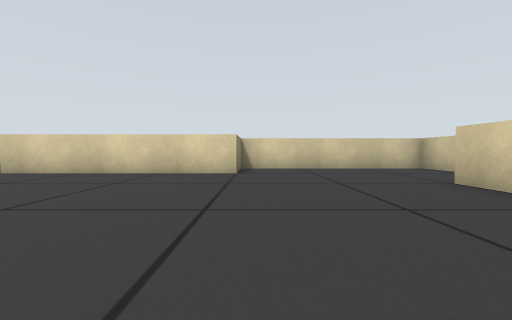
view 1 (above)

16 first-person views from a walk through a robot-simulator world made for Gazebo. The camera is 0.29 m above the floor, tilts 2° down and sees 90° across. The floor is counted in squares, 0.5 m on a side. Each view is taken from the middle of a square. On the plan, view 1 faces up. The plan holds only what a view shows up to about 9 squares ahead; the rest is blank. Robots are left out.

view 2
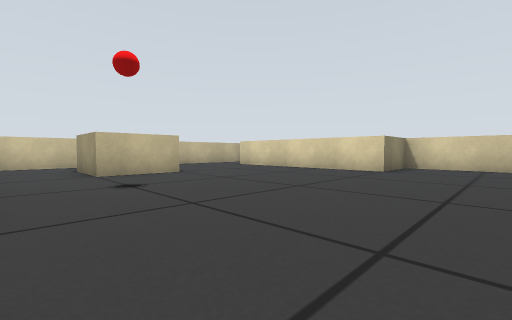

view 3
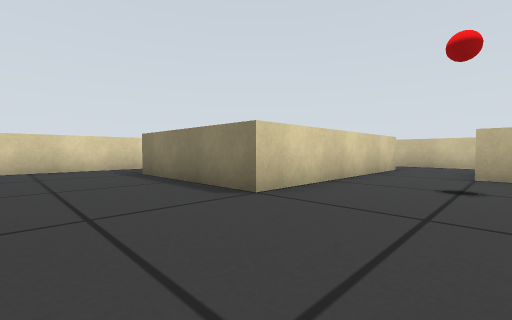

view 4
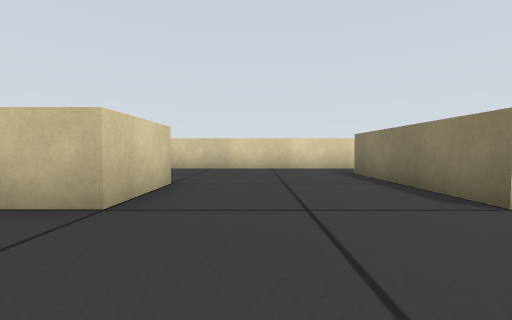

view 5
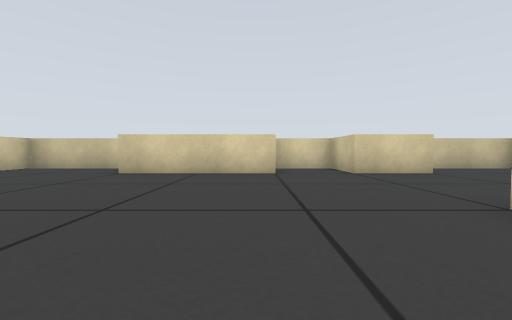

view 6
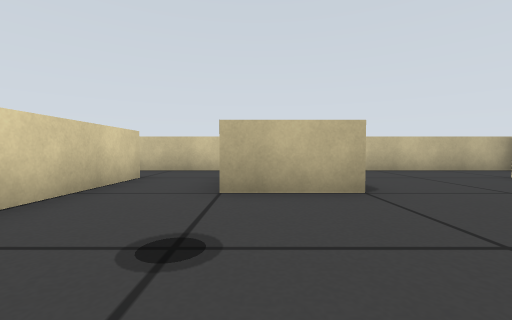

view 7
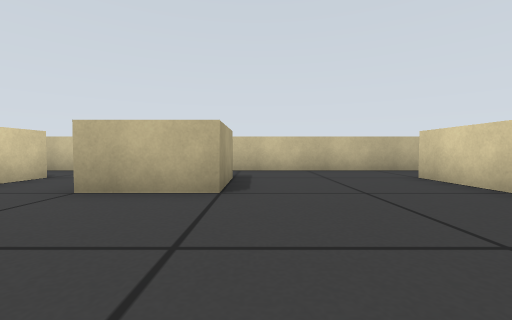

view 8
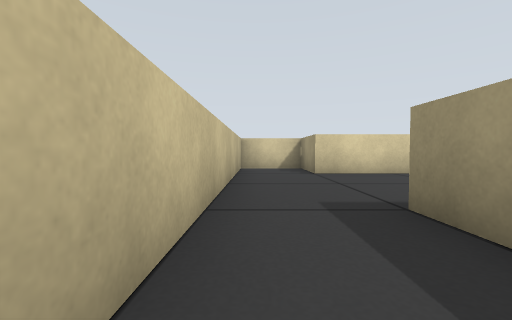

view 9
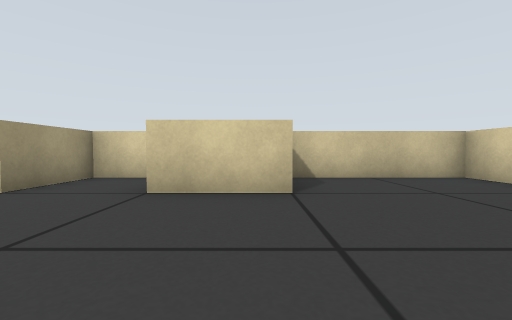

view 10
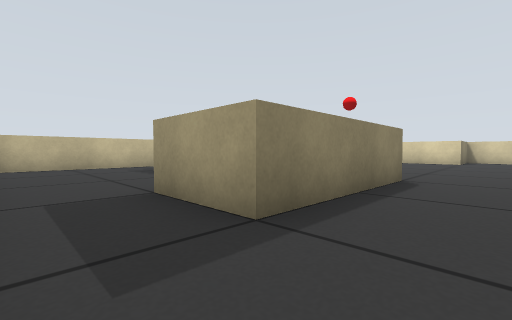

view 11
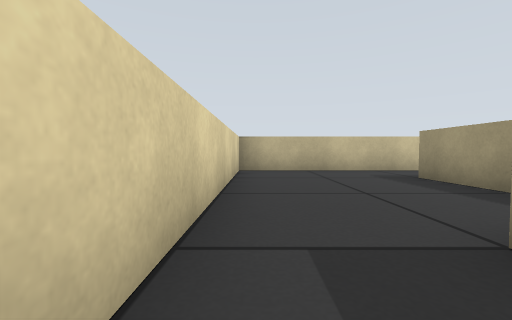

view 12
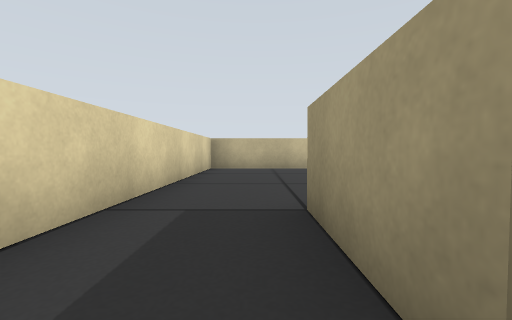

view 13
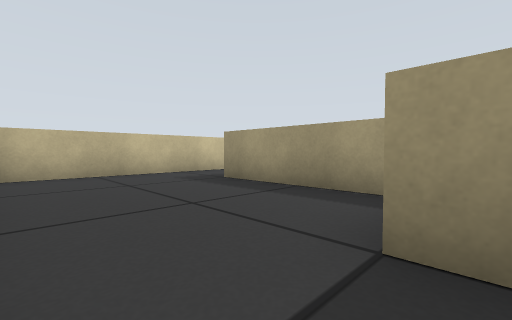

view 14
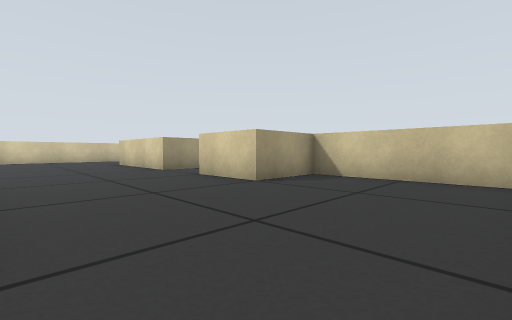

view 15
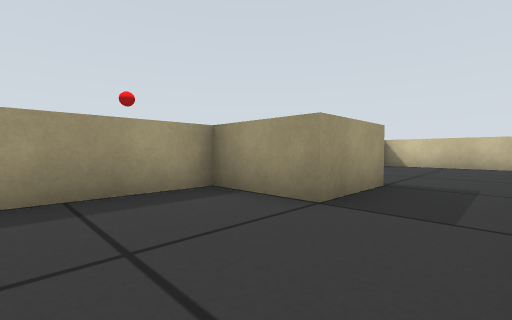

view 16
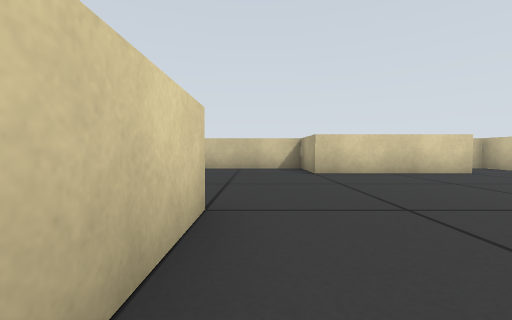

### Floor plan
Points are (right, up) in squares from view 1. A wall is a line through its corners. A room is listed if a view was taken in it or the views show most of it. See-through windows are left out.
Room 1 (views 1, 2, 3, 4, 5, 6, 7, 8, 9, 10, 12, 14, 16)
walls: (-6.5, 1.4) (-6.5, 2.5) (-4.5, 2.5) (-4.5, 0.5) (-6.5, 0.5); (-6.5, -1.5) (-0.5, -1.5) (-0.5, -5.5); (-0.5, -7.5) (5.5, -7.5) (5.5, -3.5) (3.5, -3.5) (3.5, -1.5) (5.5, -1.5) (5.5, 0.5) (3.5, 0.5) (3.5, 4.5) (5.5, 4.5) (5.5, 8.5) (-0.5, 8.5) (-0.5, 6.5) (-6.5, 6.5) (-6.5, 8.5) (-8.5, 8.5) (-8.5, -1.5)
ways out: opening at (-7.5, -2.5) to room 2; opening at (-1.5, -6.5) to room 2
Room 2 (views 11, 13, 15)
walls: (-0.5, -5.5) (-2.5, -5.5) (-2.5, -3.5) (-6.5, -3.5); (-8.5, -1.5) (-8.5, -7.5) (-0.5, -7.5)
ways out: opening at (-7.5, -2.5) to room 1; opening at (-1.5, -6.5) to room 1

Positions as (right, up) in squares from view 1, and headings:
1: (0, 0), facing up
2: (2, -1), facing up-left
3: (2, 1), facing down-left
4: (2, 1), facing down
5: (-3, 1), facing right
6: (-1, 1), facing left
7: (-1, 3), facing left
8: (-8, 0), facing up
9: (0, -3), facing right
10: (1, -7), facing up-left
11: (-1, -7), facing left
12: (0, -6), facing left
13: (-2, -7), facing up-left
14: (0, -7), facing up-right
15: (-5, -7), facing up-right
16: (-3, 6), facing right
